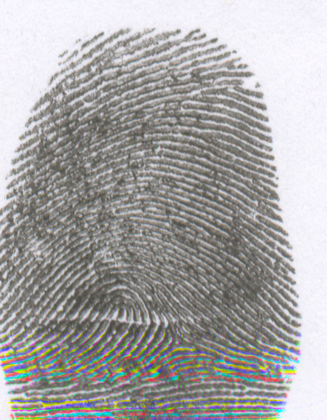
%> input picture Fingerprint Verification & Validation/1.bmp, 327 x 420 px, shrunk from 467 x 600 before the run, given in place of eagle.jpg, which was not available
$ octave p2.m   (GNU Octave 9; MATLAB toolbox functions it lacks are replaced by stand-ins)
%> lines starting %> are read from the running program, lines starting %| are printed output that depends on the picture; in (x1, y1, x2, y2) boxes, pixels count from 0 and x2, y2 are one past the last pixel; in counts of white or black regions, pixels touching at a corner belong together; the program's own positions count from 1; pictures that were not available may be replaced by others from this repository, and a replacement may not be noted
clc;clear;close all;
[input, map, alpha] = imread('eagle.jpg');
%> input is the input picture: size 420x327x3 uint8; mean R, G, B 166.9, 165.8, 165.5
%> map = []; alpha = []
input = im2bw(input);
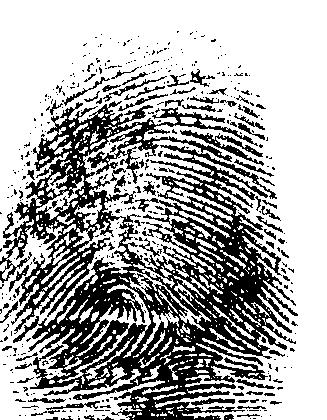
%> input: size 420x327 logical; 67.2% white; 441 black regions (356 under 20 px), largest, box (x1, y1, x2, y2) and area: (0, 101, 298, 420) 38428, (180, 130, 264, 166) 615, (103, 76, 167, 102) 185
input=imcomplement(input);
original=input;
figure,subplot(3,1,1),imshow(input);
title('Input');
s = 3;

% Structuring element as square

[m, n] = size(input);
%> m = 420; n = 327
se_sqr = strel('square',s);


%% Iterative Erosion Method

n_skeletons = 30;
skeleton = zeros(n_skeletons,m,n);

for i=1:n_skeletons
    eroded_image = imerode(input,se_sqr);
    op_eroded_image = imerode(eroded_image,se_sqr);
    op_dilated_image = imdilate(op_eroded_image,se_sqr);
    skeleton(i,:,:) = eroded_image-op_dilated_image;
    input = eroded_image;
end
%> this loop made 30 passes
%> pass 1, `eroded_image = imerode(input,se_sqr);`:
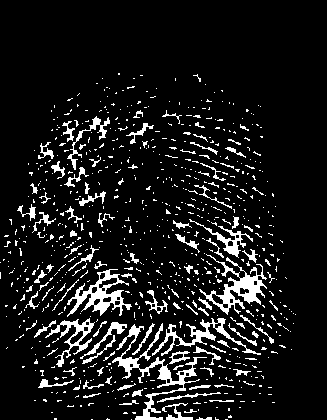
%> eroded_image: size 420x327 logical; 10.1% white; 750 white regions (650 under 20 px), largest, box (x1, y1, x2, y2) and area: (112, 323, 207, 420) 1467, (199, 254, 267, 315) 1182, (67, 269, 132, 317) 1031
%> pass 1, `op_dilated_image = imdilate(op_eroded_image,se_sqr);`:
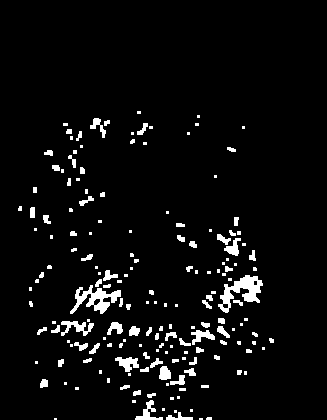
%> op_dilated_image: size 420x327 logical; 4.9% white; 176 white regions (93 under 20 px), largest, box (x1, y1, x2, y2) and area: (218, 275, 263, 313) 720, (70, 285, 121, 314) 624, (61, 321, 94, 336) 240

output = zeros(m, n);
for k=1:n_skeletons
    for i=1:m
        for j=1:n
            output(i,j) = output(i,j)|skeleton(k,i,j);
        end
    end
end
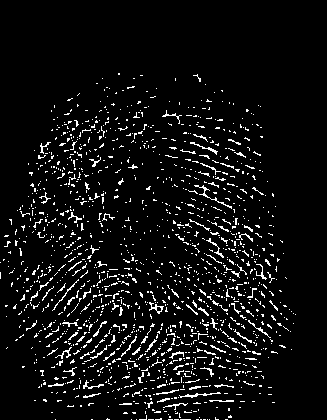
%> output: size 420x327 double; values 0 (black) and 1 (white), 6.3% white in thin lines or dots, all inside (x1, y1, x2, y2) = (0, 73, 296, 420)
subplot(3,1,2),imshow(output);
title('Skeletonisation via iterative erosion');


%% Distance Transform Method

input = padarray(imcomplement(original), [5 5], 1);
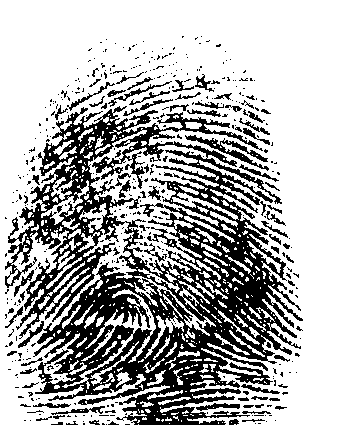
%> input: size 430x337 logical; 68.9% white; 441 black regions (356 under 20 px), largest, box (x1, y1, x2, y2) and area: (5, 106, 303, 425) 38428, (185, 135, 269, 171) 615, (108, 81, 172, 107) 185
output = input;
dist_matrix = bwdist(input,'quasi-euclidean');
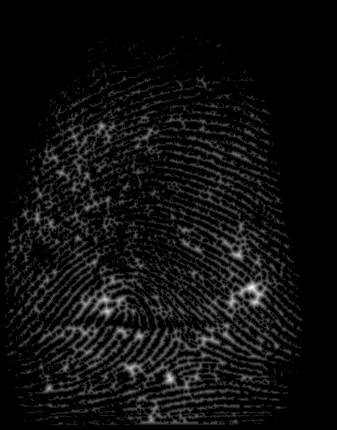
%> dist_matrix: size 430x337 single; min 0, max 8, mean 0.476; drawn with min black and max white
b_size = 3;
for i=b_size+1:m-(b_size+1)
    for j=b_size+1:n-(b_size+1)
%         if dist_matrix(i,j) < max(max(dist_matrix(i-b_size:i+b_size,j-b_size:j+b_size)))-2
          if dist_matrix(i,j) < max(max(dist_matrix(i-b_size:i+b_size,j-b_size:j+b_size)))-2
            output(i,j) = 1;
        end
    end
end
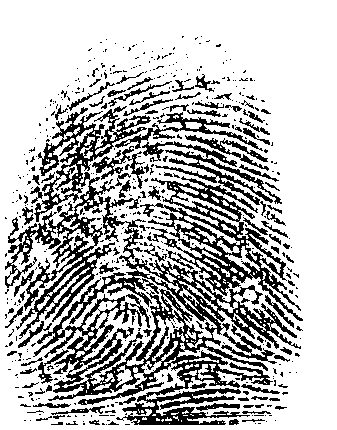
%> output: size 430x337 logical; 72.9% white; 509 black regions (399 under 20 px), largest, box (x1, y1, x2, y2) and area: (5, 106, 301, 425) 21950, (140, 176, 303, 321) 5351, (142, 141, 282, 205) 1813
subplot(3,1,3),imshow(imcomplement(output));
title('Skeletonisation via Cityblock Distance Measure');
